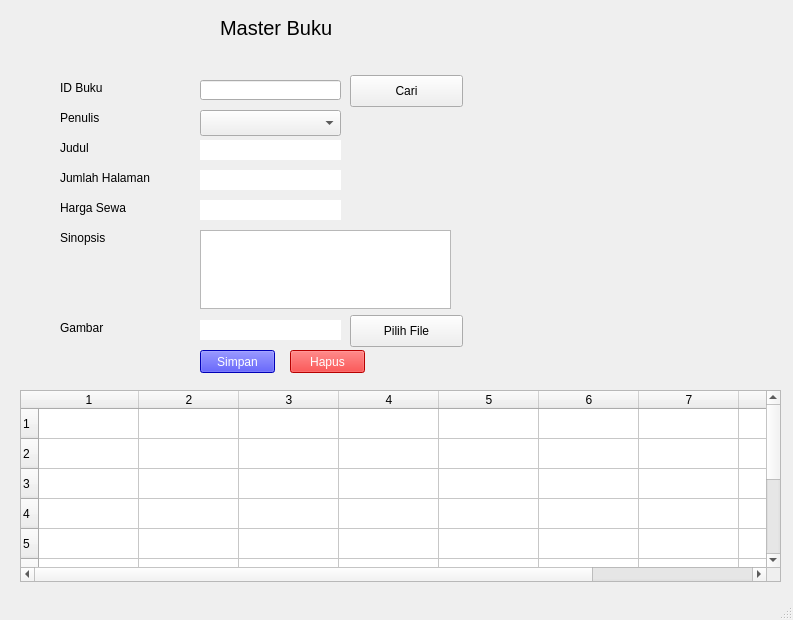
<?xml version="1.0" encoding="UTF-8"?>
<ui version="4.0">
 <class>MainWindow</class>
 <widget class="QMainWindow" name="MainWindow">
  <property name="geometry">
   <rect>
    <x>0</x>
    <y>0</y>
    <width>793</width>
    <height>620</height>
   </rect>
  </property>
  <property name="windowTitle">
   <string>Aplikasi Perpustakaan - Master Buku</string>
  </property>
  <widget class="QWidget" name="centralwidget">
   <widget class="QLabel" name="label">
    <property name="geometry">
     <rect>
      <x>220</x>
      <y>20</y>
      <width>151</width>
      <height>16</height>
     </rect>
    </property>
    <property name="font">
     <font>
      <pointsize>15</pointsize>
     </font>
    </property>
    <property name="text">
     <string>Master Buku</string>
    </property>
   </widget>
   <widget class="QLabel" name="label_2">
    <property name="geometry">
     <rect>
      <x>60</x>
      <y>80</y>
      <width>71</width>
      <height>16</height>
     </rect>
    </property>
    <property name="text">
     <string>ID Buku</string>
    </property>
   </widget>
   <widget class="QLineEdit" name="txtId">
    <property name="geometry">
     <rect>
      <x>200</x>
      <y>80</y>
      <width>141</width>
      <height>20</height>
     </rect>
    </property>
   </widget>
   <widget class="QLabel" name="label_3">
    <property name="geometry">
     <rect>
      <x>60</x>
      <y>140</y>
      <width>91</width>
      <height>16</height>
     </rect>
    </property>
    <property name="text">
     <string>Judul</string>
    </property>
   </widget>
   <widget class="QLineEdit" name="txtName">
    <property name="geometry">
     <rect>
      <x>200</x>
      <y>140</y>
      <width>141</width>
      <height>20</height>
     </rect>
    </property>
    <property name="frame">
     <bool>false</bool>
    </property>
    <property name="echoMode">
     <enum>QLineEdit::Normal</enum>
    </property>
    <property name="readOnly">
     <bool>false</bool>
    </property>
   </widget>
   <widget class="QPushButton" name="btnSimpan">
    <property name="geometry">
     <rect>
      <x>200</x>
      <y>350</y>
      <width>75</width>
      <height>23</height>
     </rect>
    </property>
    <property name="styleSheet">
     <string notr="true">#btnSimpan{
	color: rgb(255, 255, 255);
	background-color: rgb(0, 0, 255);
}</string>
    </property>
    <property name="text">
     <string>Simpan</string>
    </property>
   </widget>
   <widget class="QTableWidget" name="gridMasterPengguna">
    <property name="geometry">
     <rect>
      <x>20</x>
      <y>390</y>
      <width>761</width>
      <height>192</height>
     </rect>
    </property>
    <property name="rowCount">
     <number>10</number>
    </property>
    <property name="columnCount">
     <number>9</number>
    </property>
    <row/>
    <row/>
    <row/>
    <row/>
    <row/>
    <row/>
    <row/>
    <row/>
    <row/>
    <row/>
    <column/>
    <column/>
    <column/>
    <column/>
    <column/>
    <column/>
    <column/>
    <column/>
    <column/>
   </widget>
   <widget class="QPushButton" name="btnHapus">
    <property name="geometry">
     <rect>
      <x>290</x>
      <y>350</y>
      <width>75</width>
      <height>23</height>
     </rect>
    </property>
    <property name="styleSheet">
     <string notr="true">#btnHapus{
	color: rgb(255, 255, 255);
	background-color: rgb(255, 0, 0);
}
</string>
    </property>
    <property name="text">
     <string>Hapus</string>
    </property>
   </widget>
   <widget class="QLineEdit" name="txtPages">
    <property name="geometry">
     <rect>
      <x>200</x>
      <y>170</y>
      <width>141</width>
      <height>20</height>
     </rect>
    </property>
    <property name="frame">
     <bool>false</bool>
    </property>
    <property name="echoMode">
     <enum>QLineEdit::Normal</enum>
    </property>
    <property name="readOnly">
     <bool>false</bool>
    </property>
   </widget>
   <widget class="QLabel" name="label_4">
    <property name="geometry">
     <rect>
      <x>60</x>
      <y>170</y>
      <width>131</width>
      <height>16</height>
     </rect>
    </property>
    <property name="text">
     <string>Jumlah Halaman</string>
    </property>
   </widget>
   <widget class="QPushButton" name="btnCari">
    <property name="geometry">
     <rect>
      <x>350</x>
      <y>75</y>
      <width>113</width>
      <height>32</height>
     </rect>
    </property>
    <property name="text">
     <string>Cari</string>
    </property>
   </widget>
   <widget class="QLineEdit" name="txtRentCost">
    <property name="geometry">
     <rect>
      <x>200</x>
      <y>200</y>
      <width>141</width>
      <height>20</height>
     </rect>
    </property>
    <property name="frame">
     <bool>false</bool>
    </property>
    <property name="echoMode">
     <enum>QLineEdit::Normal</enum>
    </property>
    <property name="readOnly">
     <bool>false</bool>
    </property>
   </widget>
   <widget class="QLabel" name="label_5">
    <property name="geometry">
     <rect>
      <x>60</x>
      <y>200</y>
      <width>131</width>
      <height>16</height>
     </rect>
    </property>
    <property name="text">
     <string>Harga Sewa</string>
    </property>
   </widget>
   <widget class="QLabel" name="label_6">
    <property name="geometry">
     <rect>
      <x>60</x>
      <y>110</y>
      <width>91</width>
      <height>16</height>
     </rect>
    </property>
    <property name="text">
     <string>Penulis</string>
    </property>
   </widget>
   <widget class="QComboBox" name="cboWriterId">
    <property name="geometry">
     <rect>
      <x>200</x>
      <y>110</y>
      <width>141</width>
      <height>26</height>
     </rect>
    </property>
   </widget>
   <widget class="QLabel" name="label_7">
    <property name="geometry">
     <rect>
      <x>60</x>
      <y>230</y>
      <width>131</width>
      <height>16</height>
     </rect>
    </property>
    <property name="text">
     <string>Sinopsis</string>
    </property>
   </widget>
   <widget class="QTextEdit" name="txtSynopsis">
    <property name="geometry">
     <rect>
      <x>200</x>
      <y>230</y>
      <width>251</width>
      <height>79</height>
     </rect>
    </property>
   </widget>
   <widget class="QLineEdit" name="txtPicture">
    <property name="geometry">
     <rect>
      <x>200</x>
      <y>320</y>
      <width>141</width>
      <height>20</height>
     </rect>
    </property>
    <property name="frame">
     <bool>false</bool>
    </property>
    <property name="echoMode">
     <enum>QLineEdit::Normal</enum>
    </property>
    <property name="readOnly">
     <bool>true</bool>
    </property>
   </widget>
   <widget class="QLabel" name="label_8">
    <property name="geometry">
     <rect>
      <x>60</x>
      <y>320</y>
      <width>131</width>
      <height>16</height>
     </rect>
    </property>
    <property name="text">
     <string>Gambar</string>
    </property>
   </widget>
   <widget class="QLabel" name="thumbnail">
    <property name="geometry">
     <rect>
      <x>480</x>
      <y>80</y>
      <width>291</width>
      <height>291</height>
     </rect>
    </property>
    <property name="text">
     <string/>
    </property>
    <property name="scaledContents">
     <bool>true</bool>
    </property>
    <property name="alignment">
     <set>Qt::AlignCenter</set>
    </property>
   </widget>
   <widget class="QPushButton" name="btnFileUpload">
    <property name="geometry">
     <rect>
      <x>350</x>
      <y>315</y>
      <width>113</width>
      <height>32</height>
     </rect>
    </property>
    <property name="text">
     <string>Pilih File</string>
    </property>
   </widget>
  </widget>
  <widget class="QStatusBar" name="statusbar"/>
 </widget>
 <resources/>
 <connections/>
</ui>
